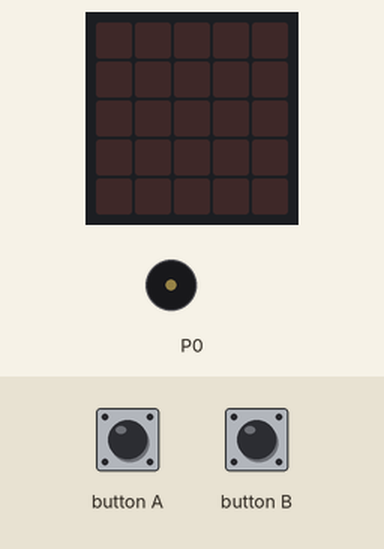
Recording of a program running on a simulated BBC micro:bit (MakeCode). Shown: the board's 5×5 LED display, buzzer (waves = sounding). The inputs (shaded band) are chosen by the test bench.

Above: at 1.2 s.
1.3 s: button A pressed for 0.15 s
At 1.65 s:
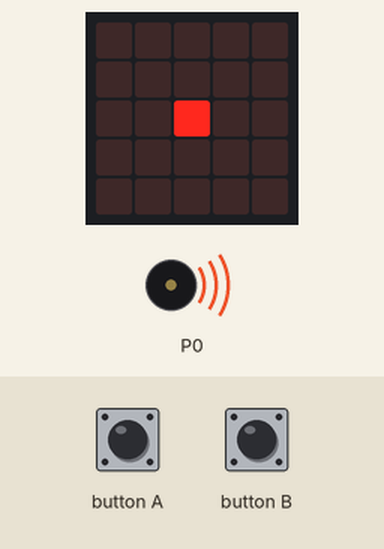
At 2.45 s:
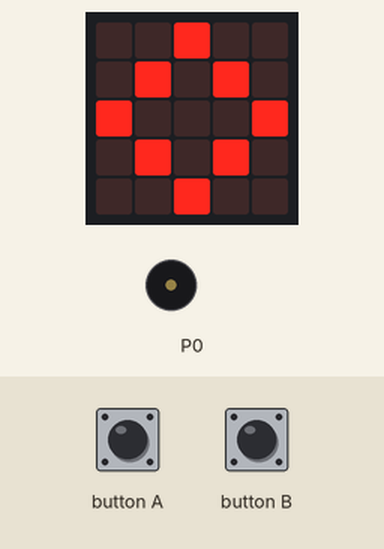
4.3 s: button B pressed for 0.15 s
At 7.1 s:
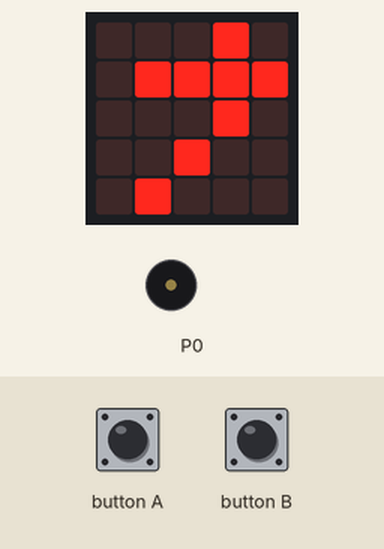
Timing chart, 0 to 8.6 s (numbered marks = the images above; inputs shaded):
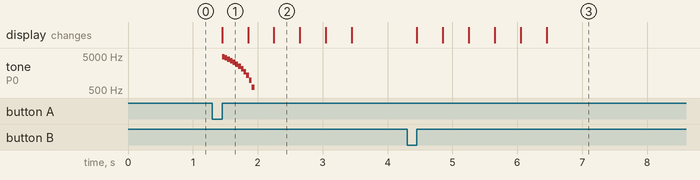

Measured:
- after the input at 1.3 s, tone on P0: plays 4808 Hz for 0.04 s, 4425 Hz for 0.04 s, 4042 Hz for 0.04 s, 3659 Hz for 0.04 s, 3276 Hz for 0.04 s, 2893 Hz for 0.04 s … (12 notes in this stretch), starting after 0.15 s; the display: changes after 0.15 s (image 1)
- after the input at 4.3 s, the display: first changes after 0.15 s (image 3 shows a later state)
- what the display in image 1 shows lasts 0.4 s, from 1.5 s to 1.9 s

The program:

main.ts
```typescript
let button = 0
input.onButtonPressed(Button.A, function () {
    button = 0
    music.playSoundEffect(music.createSoundEffect(
    WaveShape.Sine,
    5000,
    403,
    255,
    0,
    500,
    SoundExpressionEffect.None,
    InterpolationCurve.Linear
    ), SoundExpressionPlayMode.InBackground)
    basic.showLeds(`
        . . . . .
        . . . . .
        . . # . .
        . . . . .
        . . . . .
        `)
    basic.showLeds(`
        . . . . .
        . . # . .
        . # . # .
        . . # . .
        . . . . .
        `)
    basic.showLeds(`
        . . # . .
        . # . # .
        # . . . #
        . # . # .
        . . # . .
        `)
    basic.showLeds(`
        . # . # .
        # . . . #
        . . . . .
        # . . . #
        . # . # .
        `)
    basic.showLeds(`
        # . . . #
        . . . . .
        . . . . .
        . . . . .
        # . . . #
        `)
    basic.showLeds(`
        . . . . .
        . . . . .
        . . . . .
        . . . . .
        . . . . .
        `)
})
input.onButtonPressed(Button.B, function () {
    basic.showLeds(`
        . . # . .
        # # # # #
        . . # . .
        . # . # .
        # . . . #
        `)
    basic.showLeds(`
        . # . . .
        # # # # .
        . # . . .
        # . # . .
        . . . # .
        `)
    basic.showLeds(`
        # . . . .
        # # # . .
        # . . . .
        . # . . .
        . . # . .
        `)
    basic.showLeds(`
        . # . . .
        # # # # .
        . # . . .
        # . # . .
        . . . # .
        `)
    basic.showLeds(`
        . . # . .
        # # # # #
        . . # . .
        . # . # .
        # . . . #
        `)
    basic.showLeds(`
        . . . # .
        . # # # #
        . . . # .
        . . # . .
        . # . . .
        `)
})
```

test.ts
```typescript
// 在此处测试；当此软件包作为插件使用时，将不会编译此软件包。
```
